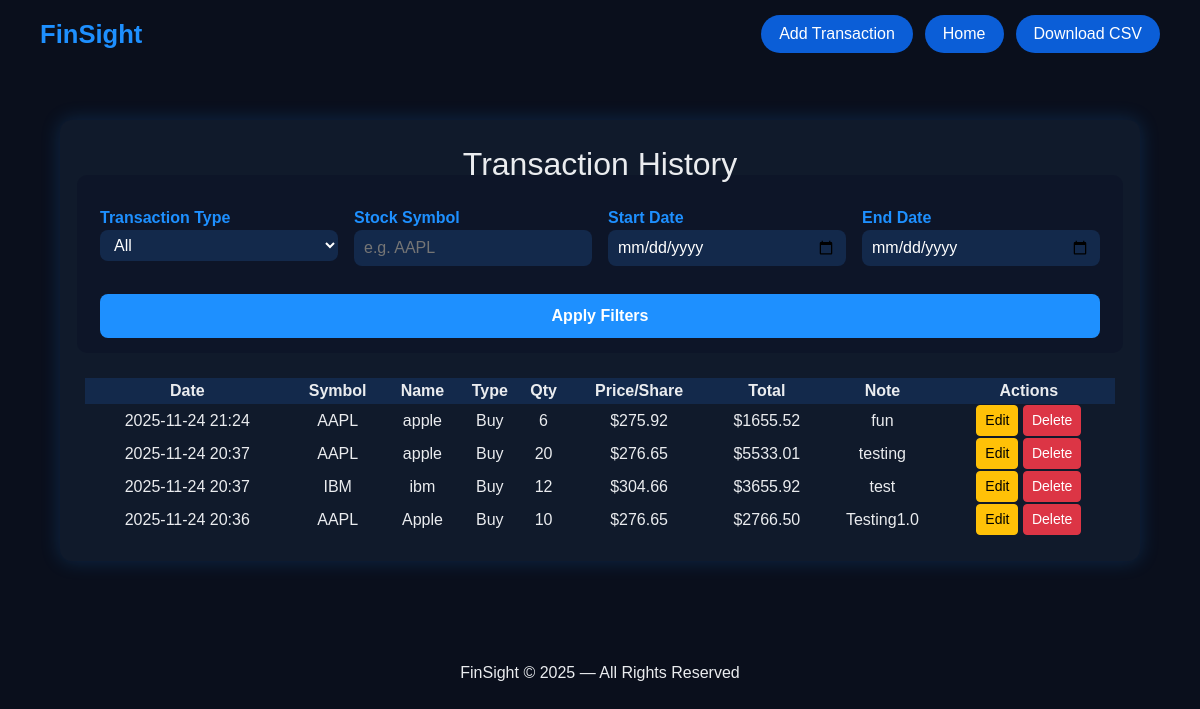
The app's page /transactions/view/ (signed in) with its own data.
### FinSight/models.py (models this page shows, shortened)
class Transaction(models.Model):
    TRANSACTION_CHOICES = [
        ('Buy', 'Buy'),
        ('Sell', 'Sell'),
    ]
    portfolio = models.ForeignKey(Portfolio, on_delete=models.CASCADE)
    stockSymbol = models.CharField(max_length=10)
    stockName = models.CharField(max_length=100)
    transactionType = models.CharField(max_length=10, choices=TRANSACTION_CHOICES)
    quantity = models.IntegerField()
    pricePerShare = models.DecimalField(max_digits=12, decimal_places=2)
    totalPrice = models.DecimalField(max_digits=12, decimal_places=2)
    note = models.TextField(blank=True, null=True)
    date = models.DateTimeField(auto_now_add=True)

### FinSight/views.py (the view)
# urls.py: path('transactions/view/', views.viewTransactions, name='viewTransactions'),
@login_required
def viewTransactions(request):
    portfolio = get_object_or_404(Portfolio, user=request.user)
    transactions = Transaction.objects.filter(portfolio=portfolio).order_by('-date')
    transaction_type = request.GET.get('type')
    stock_symbol = request.GET.get('symbol')
    start_date = request.GET.get('start')
    end_date = request.GET.get('end')
    if transaction_type and transaction_type != "All":
        transactions = transactions.filter(transactionType=transaction_type)
    if stock_symbol:
        transactions = transactions.filter(stockSymbol__icontains=stock_symbol)
    if start_date:
        transactions = transactions.filter(date__date__gte=start_date)
    if end_date:
        transactions = transactions.filter(date__date__lte=end_date)
    context = {
        'transactions': transactions,
        'selected_type': transaction_type or "All",
        'symbol': stock_symbol or "",
        'start_date': start_date or "",
        'end_date': end_date or "",
    }
    return render(request, 'viewTransactions.html', context)

### FinSight/templates/viewTransactions.html (shortened to what this page needs)
<!DOCTYPE html>
<html lang="en">
<head>
    <link href="https://cdn.jsdelivr.net/npm/bootstrap@5.3.3/dist/css/bootstrap.min.css" rel="stylesheet">
</head>
<body>
<nav>
    <div class="brand">FinSight</div>
    <div class="nav-links">
        <a href="{% url 'addTransaction' %}" class="btn-custom">Add Transaction</a>
        <a href="{% url 'home' %}" class="btn-custom">Home</a>
        <a href="{% url 'downloadTransactionsCSV' %}?type={{ selected_type }}&symbol={{ symbol }}&start={{ start_date }}&end={{ end_date }}" class="btn-download">Download CSV</a>
    </div>
</nav>
<div class="container">
    <h2>Transaction History</h2>
    <form method="get" class="filter-box row g-3">
        <div class="col-md-3">
            <label>Transaction Type</label>
            <select name="type">
                <option value="All" {% if selected_type == "All" %}selected{% endif %}>All</option>
            </select>
        </div>
        <div class="col-md-3">
            <label>Stock Symbol</label>
            <input type="text" name="symbol" value="{{ symbol }}" placeholder="e.g. AAPL">
        </div>
        <div class="col-md-3">
            <label>Start Date</label>
            <input type="date" name="start" value="{{ start_date }}">
        </div>
        <div class="col-md-3">
            <label>End Date</label>
            <input type="date" name="end" value="{{ end_date }}">
        </div>
        <div class="col-md-12">
            <button type="submit" class="filter-btn">Apply Filters</button>
        </div>
    </form>
    <table>
        <thead>
            <tr>
                <th>Date</th>
                <th>Symbol</th>
                <th>Name</th>
                <th>Type</th>
                <th>Qty</th>
                <th>Price/Share</th>
                <th>Total</th>
                <th>Note</th>
                <th>Actions</th>
            </tr>
        </thead>
        <tbody>
            {% for t in transactions %}
            <tr>
                <td>{{ t.date|date:"Y-m-d H:i" }}</td>
                <td>{{ t.stockSymbol }}</td>
                <td>{{ t.stockName }}</td>
                <td>{{ t.transactionType }}</td>
                <td>{{ t.quantity }}</td>
                <td>${{ t.pricePerShare }}</td>
                <td>${{ t.totalPrice }}</td>
                <td>{{ t.note }}</td>
                <td>
                    <a href="{% url 'updateTransaction' t.id %}" class="btn btn-warning btn-sm">Edit</a>
                    <a href="{% url 'deleteTransaction' t.id %}" class="btn btn-danger btn-sm">Delete</a>
                </td>
            </tr>
            {% empty %}
            <tr><td colspan="9">No transactions found.</td></tr>
            {% endfor %}
        </tbody>
    </table>
</div>
<footer>
    FinSight © 2025 — All Rights Reserved
</footer>
</body>
</html>

### FinSight/templates/viewTransactions.html (style rules this page uses)
body { margin: 0; font-family: Arial, sans-serif; background-color: #0a0f1c; color: #eaecef; text-align: center; }
nav { background: transparent; position: fixed; width: 100%; top: 0; padding: 15px 40px; display: flex; justify-content: space-between; align-items: center; z-index: 1000; }
.brand { color: #1e90ff; font-weight: bold; font-size: 1.6rem; }
.nav-links { display: flex; align-items: center; gap: 12px; }
.btn-custom, .btn-download { background-color: #0b5ed7; color: white; border-radius: 20px; padding: 7px 18px; font-weight: 500; transition: .3s; text-decoration: none; }
.container { width: 90%; max-width: 1100px; margin: 120px auto 100px auto; background: #101a2b; padding: 25px; border-radius: 12px; box-shadow: 0 0 20px rgba(30,144,255,0.2); }
.filter-box { background: #0d1528; padding: 15px; border-radius: 10px; margin-bottom: 25px; text-align: left; }
label { color: #1e90ff; font-weight: 600; }
input, select { background: #13294b; border: none; color: white; border-radius: 8px; padding: 6px 10px; width: 100%; }
.filter-btn { background: #1e90ff; border: none; color: white; border-radius: 8px; padding: 10px 20px; font-weight: bold; width: 100%; margin-top: 12px; }
table { width: 100%; }
th { background-color: #13294b; }
tbody tr:nth-child(even) td { background-color: #101a2b; }

### records on screen
Transaction: date "2025-11-24 21:24", stockSymbol "AAPL", stockName "apple", transactionType "Buy", quantity "6", pricePerShare "275.92", totalPrice "1655.52", note "fun"
Transaction: date "2025-11-24 20:37", stockSymbol "AAPL", stockName "apple", transactionType "Buy", quantity "20", pricePerShare "276.65", totalPrice "5533.01", note "testing"
Transaction: date "2025-11-24 20:37", stockSymbol "IBM", stockName "ibm", transactionType "Buy", quantity "12", pricePerShare "304.66", totalPrice "3655.92", note "test"
Transaction: date "2025-11-24 20:36", stockSymbol "AAPL", stockName "Apple", transactionType "Buy", quantity "10", pricePerShare "276.65", totalPrice "2766.50", note "Testing1.0"
